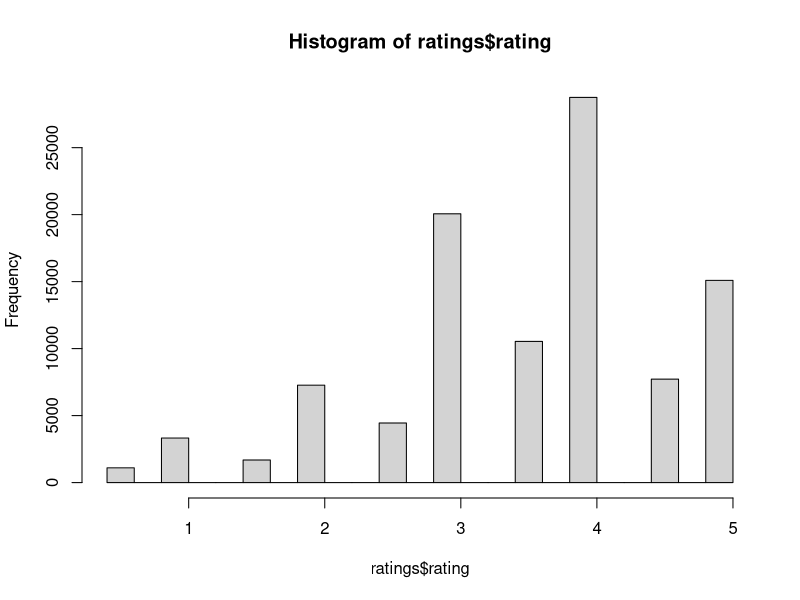
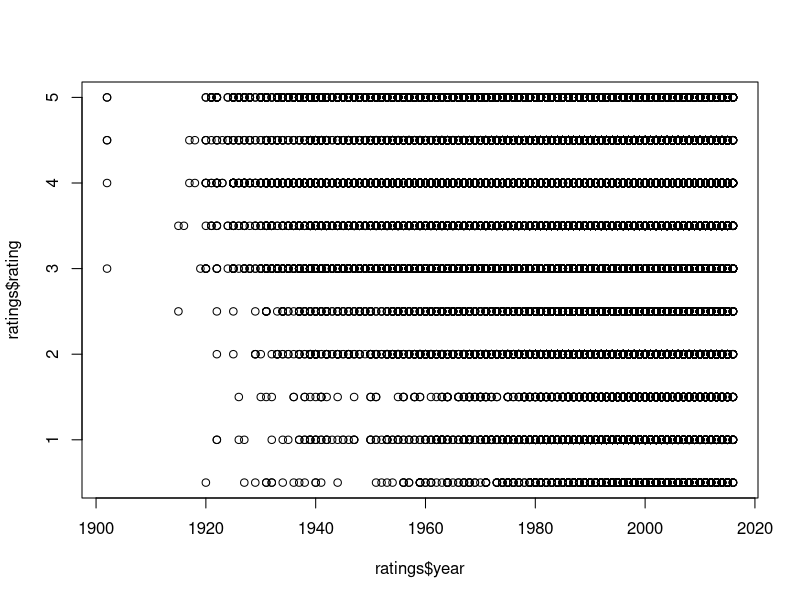
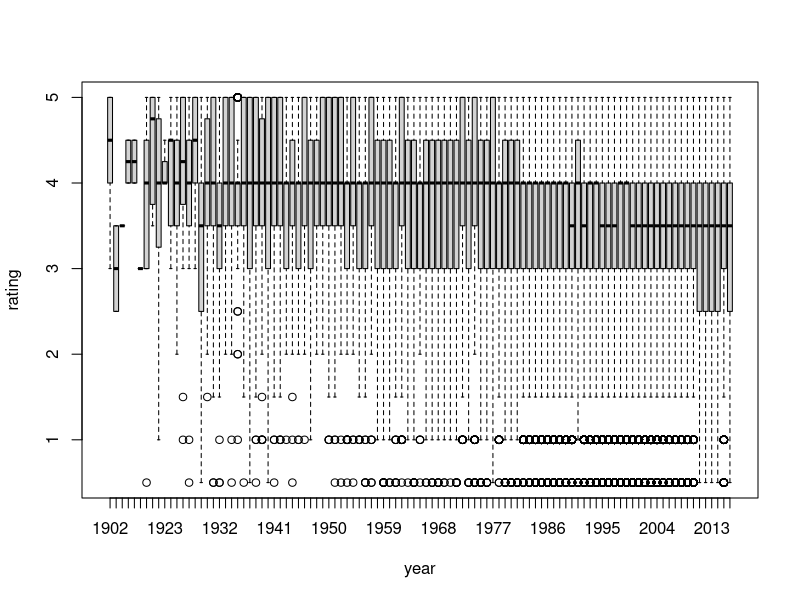
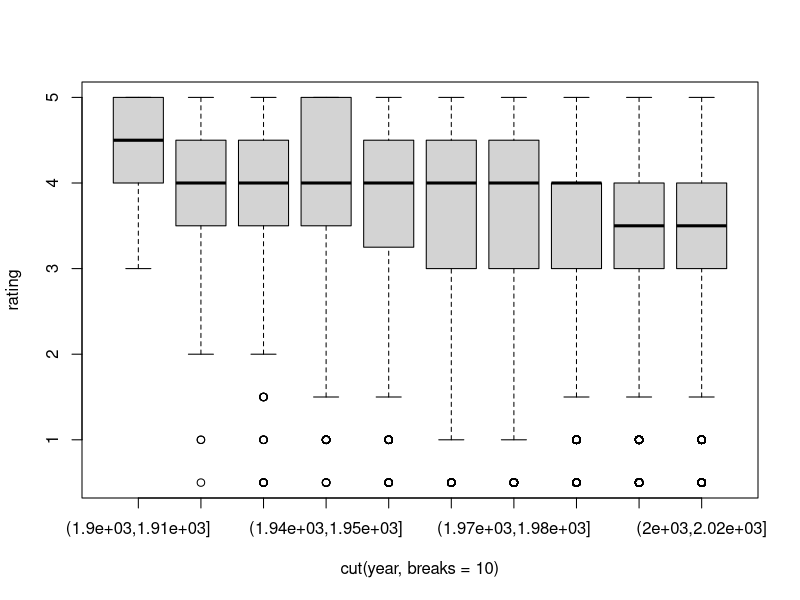
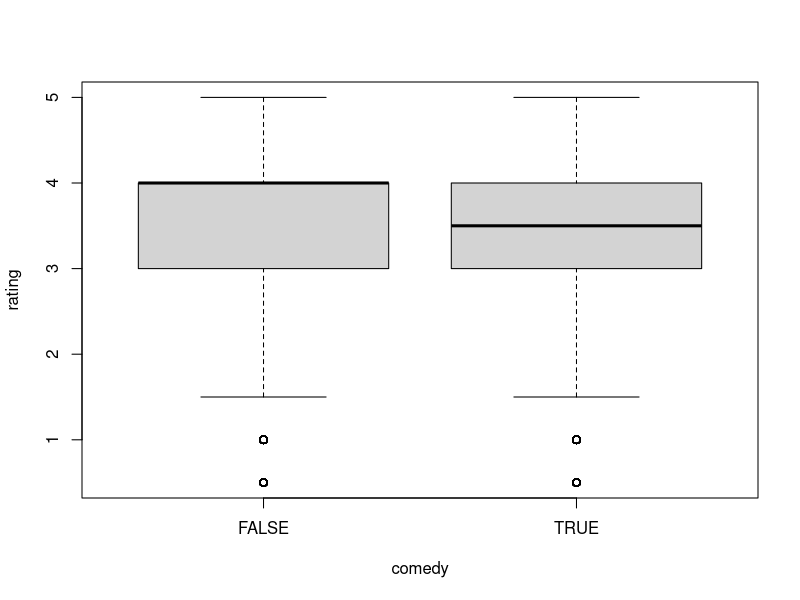
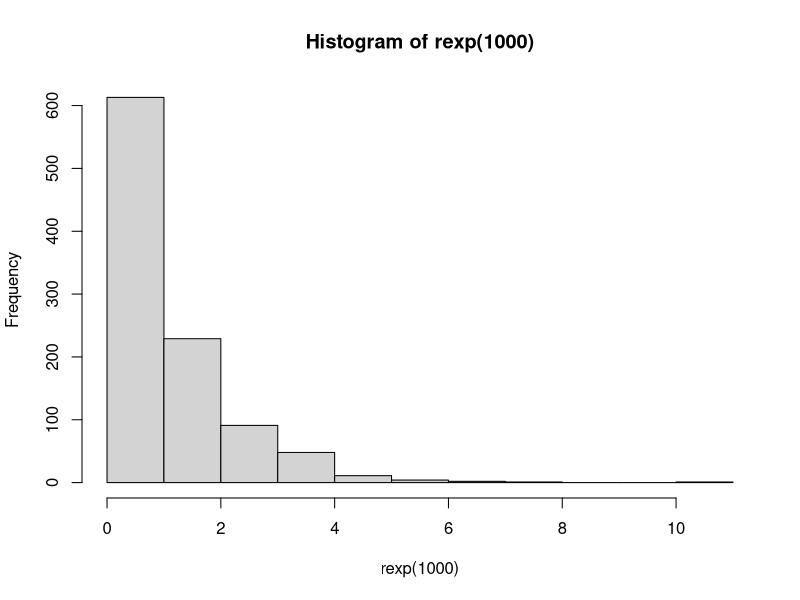
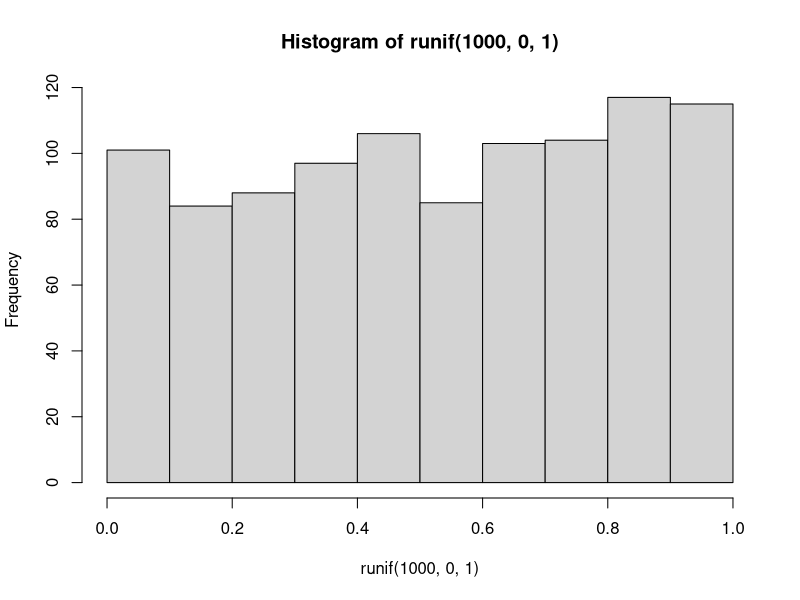
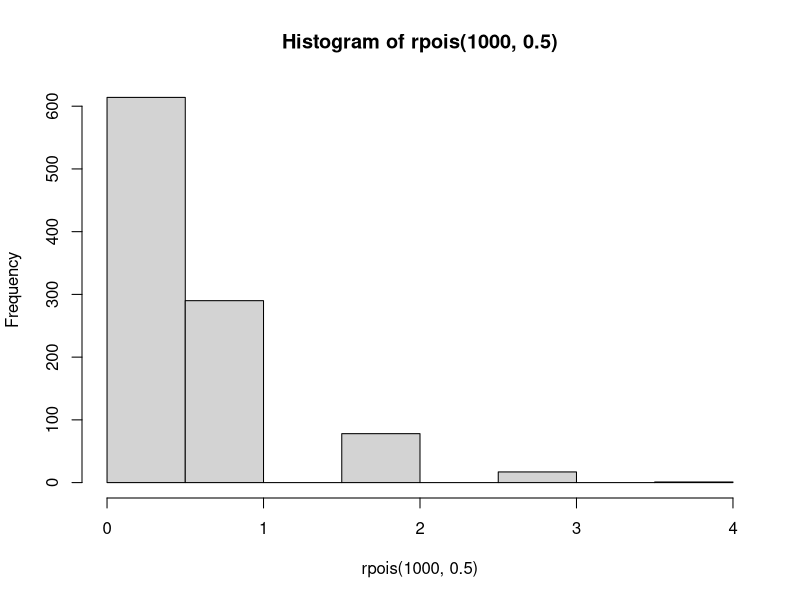

Write the R code that produced these figures, in order.
## ---- chunk 1
knitr::opts_chunk$set(echo = TRUE)
## ---- chunk 2
setwd("/Users/abhi/Documents/UW/Courses/Winter_Quarter_17/INFX_573/Week_3/Lab_2")
ratings <- read.csv("ratings.csv")
movies <- read.csv("movie.titles.csv")
dim(ratings)
users <- unique(ratings$userId)
d <- ratings[users,]
dim(d)

#Mean
mean(ratings$rating)



#Median 
median(ratings$rating)
#Mode
Mode <- function(x) {
    ux <- unique(x)
    ux[which.max(tabulate(match(x, ux)))]
}
Mode(ratings$rating)

#Plot histogram 

hist(ratings$rating)

## ---- chunk 3
ix <- match(ratings$movieId, movies$movieId)

head(ratings$movieId)
head(movies$movieId[ix])

temp <- merge(ratings, movies, by = 'movieId')
head(temp)
## ---- chunk 4
plot(ratings$year, ratings$rating)
boxplot(rating ~ year, data = ratings)
boxplot(rating ~ cut(year,breaks = 10), data = ratings)
## ---- chunk 5
# a) Do the ratings vary by genre? Create a ‘comedy’ column and draw a box plot of ratings for comedy versus others:

ratings$comedy <- rep(F, nrow=ratings)
ratings$comedy[grep("comedy",ratings$genre,ignore.case = T)] <- T

boxplot(rating ~ comedy, data=ratings)

# b) Run a t-test to see if the differences in ratings for comedy versus non-comedy

t.test(ratings$rating, ratings$comedy)
## ---- chunk 6
sorted_ratings <- ratings[order(-ratings$rating),]
top_ten_id<- head(sorted_ratings$movieId, n = 10)
top_ten_id
movies[top_ten_id,]$title

## ---- chunk 7
# Examine several distributions
hist(rexp(1000))

hist(runif(1000,0,1))

hist(rpois(1000,0.5))


# Look at the distributions of sums of these samples

N <- 10000 # number of exponential draws
n.samp <- 25 # number of sums to take
M <- matrix(NA, nrow=N, ncol=n.samp) # create an empty matrix to fill with samples
for(j in 1:n.samp) M[,j] <- rexp(N) #generate the samples
hist(rowSums(M), freq = F) # plot a histogram of the sums across rows of our matrix M

curve(dnorm(x, mean(rowSums(M)), sd(rowSums(M))), min(rowSums(M)),
max(rowSums(M)), add=T, col="red", lwd=2)


# For Uniform 

for(j in 1:n.samp) M[,j] <- runif(N,0,1) #generate the samples
hist(rowSums(M), freq = F) # plot a histogram of the sums across rows of our matrix M

curve(dnorm(x, mean(rowSums(M)), sd(rowSums(M))), min(rowSums(M)),
max(rowSums(M)), add=T, col="red", lwd=2)


# For Poisson 

for(j in 1:n.samp) M[,j] <- rpois(N,0.5) #generate the samples
hist(rowSums(M), freq = F) # plot a histogram of the sums across rows of our matrix M

curve(dnorm(x, mean(rowSums(M)), sd(rowSums(M))), min(rowSums(M)),
max(rowSums(M)), add=T, col="red", lwd=2)
